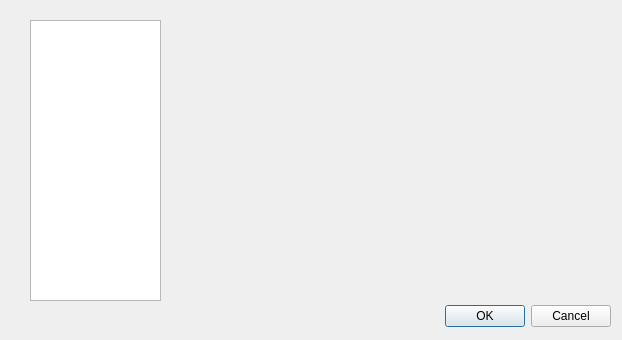
<?xml version="1.0" encoding="UTF-8"?>
<ui version="4.0">
 <class>SettingsDialog</class>
 <widget class="QDialog" name="SettingsDialog">
  <property name="geometry">
   <rect>
    <x>0</x>
    <y>0</y>
    <width>622</width>
    <height>340</height>
   </rect>
  </property>
  <property name="windowTitle">
   <string>Dialog</string>
  </property>
  <widget class="QDialogButtonBox" name="buttonBox">
   <property name="geometry">
    <rect>
     <x>270</x>
     <y>300</y>
     <width>341</width>
     <height>32</height>
    </rect>
   </property>
   <property name="orientation">
    <enum>Qt::Horizontal</enum>
   </property>
   <property name="standardButtons">
    <set>QDialogButtonBox::Cancel|QDialogButtonBox::Ok</set>
   </property>
  </widget>
  <widget class="QListWidget" name="settingList">
   <property name="geometry">
    <rect>
     <x>30</x>
     <y>20</y>
     <width>131</width>
     <height>281</height>
    </rect>
   </property>
  </widget>
 </widget>
 <resources/>
 <connections>
  <connection>
   <sender>buttonBox</sender>
   <signal>accepted()</signal>
   <receiver>SettingsDialog</receiver>
   <slot>accept()</slot>
   <hints>
    <hint type="sourcelabel">
     <x>248</x>
     <y>254</y>
    </hint>
    <hint type="destinationlabel">
     <x>157</x>
     <y>274</y>
    </hint>
   </hints>
  </connection>
  <connection>
   <sender>buttonBox</sender>
   <signal>rejected()</signal>
   <receiver>SettingsDialog</receiver>
   <slot>reject()</slot>
   <hints>
    <hint type="sourcelabel">
     <x>316</x>
     <y>260</y>
    </hint>
    <hint type="destinationlabel">
     <x>286</x>
     <y>274</y>
    </hint>
   </hints>
  </connection>
 </connections>
</ui>
